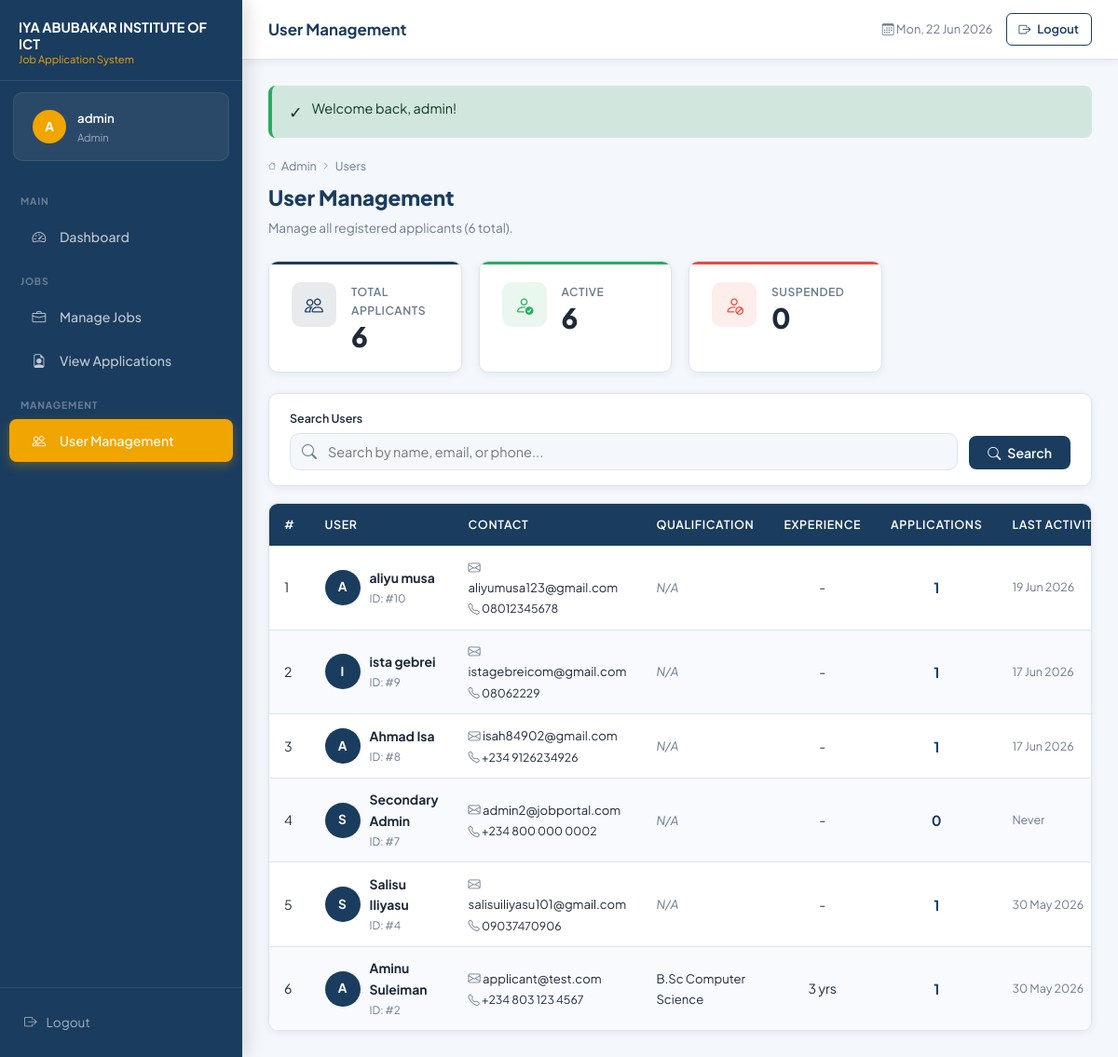
The page /admin/users.php (signed in) on the database its author committed.
### tables this page shows
CREATE TABLE `users` (
  `id` int(11) NOT NULL,
  `full_name` varchar(100) NOT NULL,
  `email` varchar(100) NOT NULL,
  `phone` varchar(20) DEFAULT NULL,
  `address` text DEFAULT NULL,
  `qualification` varchar(255) DEFAULT NULL,
  `experience_years` int(11) DEFAULT NULL,
  `password` varchar(255) NOT NULL,
  `role` enum('applicant','admin') NOT NULL DEFAULT 'applicant',
  `status` enum('active','suspended','inactive') NOT NULL DEFAULT 'active',
  `created_at` timestamp NOT NULL DEFAULT current_timestamp()
);

### admin/users.php (the view, shortened to what this page needs)
<?php
require_once '../config.php';
$search = trim($_GET['search'] ?? '');
$sql = 'SELECT u.*,
               (SELECT COUNT(*) FROM applications WHERE user_id = u.id) AS application_count,
               (SELECT MAX(applied_date) FROM applications WHERE user_id = u.id) AS last_application_date
        FROM users u
        WHERE u.role = "applicant"';
$sql .= ' ORDER BY u.created_at DESC';
$stmt = $conn->prepare($sql);
$stmt->execute();
$users = $stmt->get_result()->fetch_all(MYSQLI_ASSOC);
$total_applicants = $conn->query('SELECT COUNT(*) FROM users WHERE role="applicant"')->fetch_row()[0] ?? 0;
$active_users     = $conn->query('SELECT COUNT(*) FROM users WHERE role="applicant" AND status="active"')->fetch_row()[0] ?? 0;
$suspended_users  = $conn->query('SELECT COUNT(*) FROM users WHERE role="applicant" AND status="suspended"')->fetch_row()[0] ?? 0;
?>
<!DOCTYPE html>
<html lang="en">
<head>
    <link rel="stylesheet" href="../style.css">
    <link rel="stylesheet" href="https://cdn.jsdelivr.net/npm/bootstrap-icons@1.11.3/font/bootstrap-icons.min.css">
</head>
<body>
<div class="app-shell">
    <?php include '../includes/sidebar.php'; ?>
    <div class="main-content">
        <?php include '../includes/topbar.php'; ?>
        <main class="page-content">
            <?= flash_message() ?>
            <div class="page-header">
                <div class="page-header-left">
                    <div class="breadcrumb"><i class="bi bi-house"></i> Admin <i class="bi bi-chevron-right"></i> Users</div>
                    <h2>User Management</h2>
                    <p>Manage all registered applicants (<?= $total_applicants ?> total).</p>
                </div>
            </div>
            <div class="stats-grid" style="margin-bottom:22px;">
                <div class="stat-card card-blue">
                    <div class="stat-icon"><i class="bi bi-people"></i></div>
                    <div class="stat-body">
                        <div class="label">Total Applicants</div>
                        <div class="value"><?= $total_applicants ?></div>
                    </div>
                </div>
                <div class="stat-card card-green">
                    <div class="stat-icon"><i class="bi bi-person-check"></i></div>
                    <div class="stat-body">
                        <div class="label">Active</div>
                        <div class="value"><?= $active_users ?></div>
                    </div>
                </div>
                <div class="stat-card card-red">
                    <div class="stat-icon"><i class="bi bi-person-slash"></i></div>
                    <div class="stat-body">
                        <div class="label">Suspended</div>
                        <div class="value"><?= $suspended_users ?></div>
                    </div>
                </div>
            </div>
            <div class="card" style="margin-bottom:18px;">
                <div class="card-body" style="padding:16px 22px;">
                    <form method="GET" action="users.php" style="display:flex;gap:12px;align-items:flex-end;">
                        <div style="flex:1;">
                            <label class="form-label" style="font-size:.78rem;">Search Users</label>
                            <div class="input-icon-wrap">
                                <input type="text" name="search" class="form-control"
                                       placeholder="Search by name, email, or phone..."
                                       value="<?= e($search) ?>">
                            </div>
                        </div>
                        <div>
                            <button type="submit" class="btn btn-primary" style="margin-bottom:1px;">
                                <i class="bi bi-search"></i> Search
                            </button>
                        </div>
                    </form>
                </div>
            </div>
            <div class="card">
                <?php if (empty($users)): ?>
                <div class="card-body">
                    <div class="empty-state">
                        <i class="bi bi-people"></i>
                        <p>No users found<?= $search ? ' matching your search.' : '.' ?></p>
                    </div>
                </div>
                <?php else: ?>
                <div class="table-responsive">
                    <table>
                        <thead>
                            <tr>
                                <th>#</th>
                                <th>User</th>
                                <th>Contact</th>
                                <th>Qualification</th>
                                <th>Experience</th>
                                <th>Applications</th>
                                <th>Last Activity</th>
                            </tr>
                        </thead>
                        <tbody>
                            <?php foreach ($users as $i => $user): ?>
                            <tr id="user-row-<?= $user['id'] ?>">
                                <td><?= $i + 1 ?></td>
                                <td>
                                    <div style="display:flex;align-items:center;gap:10px;">
                                        <div class="user-avatar-sm"><?= e(strtoupper(substr($user['full_name'], 0, 1))) ?></div>
                                        <div>
                                            <div style="font-weight:700;font-size:.87rem;"><?= e($user['full_name']) ?></div>
                                            <div style="font-size:.73rem;color:var(--text-muted);">ID: #<?= $user['id'] ?></div>
                                        </div>
                                    </div>
                                </td>
                                <td style="font-size:.82rem;">
                                    <div><i class="bi bi-envelope" style="color:var(--text-muted);"></i> <?= e($user['email']) ?></div>
                                    <?php if ($user['phone']): ?>
                                    <div style="font-size:.77rem;margin-top:2px;"><i class="bi bi-telephone" style="color:var(--text-muted);"></i> <?= e($user['phone']) ?></div>
                                    <?php endif; ?>
                                </td>
                                <td style="font-size:.82rem;">
                                    <?= $user['qualification'] ? e($user['qualification']) : '<em class="text-muted">N/A</em>' ?>
                                </td>
                                <td style="text-align:center;font-size:.88rem;">
                                    <?= $user['experience_years'] ? e($user['experience_years']) . ' yrs' : '-' ?>
                                </td>
                                <td style="text-align:center;">
                                    <span style="font-weight:700;color:var(--primary);font-size:.95rem;">
                                        <?= $user['application_count'] ?>
                                    </span>
                                </td>
                                <td style="font-size:.78rem;color:var(--text-muted);">
                                    <?= $user['last_application_date'] ? date('d M Y', strtotime($user['last_application_date'])) : 'Never' ?>
                                </td>
                            </tr>
                            <?php endforeach; ?>
                        </tbody>
                    </table>
                </div>
                <?php endif; ?>
            </div>
        </main>
    </div>
</div>
</body>
</html>

### style.css (style rules this page uses)
:root { --primary: #1a3c5e; --primary-dark: #122a44; --primary-light: #2558891a; --accent: #f0a500; --accent-dark: #c98a00; --success: #27ae60; --danger: #e74c3c; --warning: #f39c12; --info: #2980b9; --bg: #f4f7fb; --surface: #ffffff; --border: #dde3ef; --text: #1e2a3a; --text-muted: #6b7a90; --sidebar-w: 260px; --topbar-h: 64px; --radius: 10px; --shadow: 0 4px 20px rgba(26,60,94,.10); --shadow-sm: 0 2px 8px rgba(26,60,94,.07); --transition: all .22s ease; }
*, *::before, *::after { box-sizing: border-box; margin: 0; padding: 0; }
html { scroll-behavior: smooth; }
body { font-family: 'Plus Jakarta Sans', sans-serif; background: var(--bg); color: var(--text); font-size: 14.5px; line-height: 1.65; min-height: 100vh; }
.form-label { font-weight: 600; font-size: .84rem; color: var(--text); margin-bottom: 6px; display: block; }
.form-control, .form-select, textarea.form-control { width: 100%; border: 1.5px solid var(--border); border-radius: var(--radius); padding: 10px 14px; font-size: .9rem; font-family: inherit; background: var(--bg); color: var(--text); transition: var(--transition); outline: none; }
.input-icon-wrap { position: relative; }
.input-icon-wrap .form-control { padding-left: 40px; }
.btn { display: inline-flex; align-items: center; gap: 7px; padding: 9px 20px; border-radius: 8px; font-family: inherit; font-size: .88rem; font-weight: 600; cursor: pointer; border: none; transition: var(--transition); text-decoration: none; white-space: nowrap; }
.btn-primary { background: var(--primary); color: #fff; }
.btn i { font-size: 1em; }
.app-shell { display: flex; min-height: 100vh; }
.main-content { margin-left: var(--sidebar-w); flex: 1; display: flex; flex-direction: column; min-width: 0; }
.page-content { padding: 28px; flex: 1; }
.stats-grid { display: grid; grid-template-columns: repeat(4, 1fr); gap: 18px; margin-bottom: 28px; }
.stat-card { background: var(--surface); border-radius: var(--radius); padding: 22px 24px; box-shadow: var(--shadow-sm); border: 1px solid var(--border); display: flex; align-items: flex-start; gap: 16px; transition: var(--transition); position: relative; overflow: hidden; }
.stat-card::after { content: ''; position: absolute; top: 0; left: 0; right: 0; height: 3px; }
.stat-card.card-blue::after { background: var(--primary); }
.stat-card.card-green::after { background: var(--success); }
.stat-card.card-red::after { background: var(--danger); }
.stat-icon { width: 48px; height: 48px; border-radius: 10px; display: flex; align-items: center; justify-content: center; font-size: 1.25rem; flex-shrink: 0; }
.stat-card.card-blue .stat-icon { background: #1a3c5e1a; color: var(--primary); }
.stat-card.card-green .stat-icon { background: #27ae601a; color: var(--success); }
.stat-card.card-red .stat-icon { background: #e74c3c1a; color: var(--danger); }
.stat-body .label { font-size: .76rem; color: var(--text-muted); font-weight: 600; text-transform: uppercase; letter-spacing: .04em; margin-bottom: 4px; }
.stat-body .value { font-size: 1.85rem; font-weight: 800; color: var(--text); line-height: 1; }
.card { background: var(--surface); border-radius: var(--radius); border: 1px solid var(--border); box-shadow: var(--shadow-sm); overflow: hidden; }
.card-body { padding: 22px; }
.table-responsive { overflow-x: auto; }
table { width: 100%; border-collapse: collapse; }
thead th { background: var(--primary); color: #fff; font-size: .78rem; font-weight: 600; text-transform: uppercase; letter-spacing: .05em; padding: 12px 16px; text-align: left; white-space: nowrap; }
thead th:first-child { border-radius: 0; }
tbody tr { transition: var(--transition); }
tbody tr:nth-child(even) { background: #f8fafd; }
tbody td { padding: 12px 16px; border-bottom: 1px solid var(--border); vertical-align: middle; font-size: .88rem; }
tbody tr:last-child td { border-bottom: none; }
.page-header { display: flex; align-items: center; justify-content: space-between; margin-bottom: 24px; gap: 12px; }
.page-header-left h2 { font-size: 1.4rem; font-weight: 800; color: var(--primary); }
.page-header-left p { font-size: .85rem; color: var(--text-muted); margin-top: 3px; }
.breadcrumb { display: flex; align-items: center; gap: 6px; font-size: .78rem; color: var(--text-muted); margin-bottom: 5px; }
.breadcrumb i { font-size: .65em; }
.text-muted { color: var(--text-muted); }

### rows shown on the page
users: full_name "A", full_name "aliyu musa", id "10", email "aliyumusa123@gmail.com", phone "08012345678", shows "N/A", application_count "1", last_application_date "19 Jun 2026"
users: full_name "I", full_name "ista gebrei", id "9", email "istagebreicom@gmail.com", phone "08062229", shows "N/A", application_count "1", last_application_date "17 Jun 2026"
users: full_name "A", full_name "Ahmad Isa", id "8", email "isah84902@gmail.com", phone "+234 9126234926", shows "N/A", application_count "1", last_application_date "17 Jun 2026"
users: full_name "S", full_name "Secondary Admin", id "7", email "admin2@jobportal.com", phone "+234 800 000 0002", shows "N/A", application_count "0", shows "Never"
users: full_name "S", full_name "Salisu Iliyasu", id "4", email "salisuiliyasu101@gmail.com", phone "09037470906", shows "N/A", application_count "1", last_application_date "30 May 2026"
users: full_name "A", full_name "Aminu Suleiman", id "2", email "applicant@test.com", phone "+234 803 123 4567", qualification "B.Sc Computer Science", experience_years "3", application_count "1", last_application_date "30 May 2026"

### other values the page prints
$user_initial "A"
$user_name "admin"
$user_role "Admin"
$page_title "User Management"
$icon "✓"
$msg "Welcome back, admin!"
$total_applicants "6"
$active_users "6"
$suspended_users "0"
